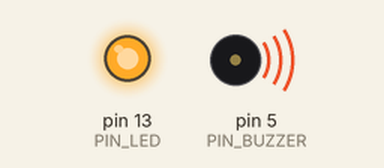
A sketch run on a simulated Arduino Uno, built with avr-gcc and run on an emulated ATmega328P. On the bench: output pins drawn as LEDs (lit = HIGH), buzzer (waves = sounding).

Above: at 0.1 s.
At 5.3 s:
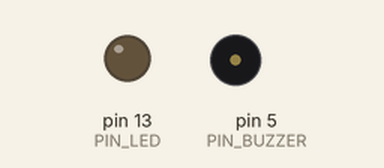
Timing chart, 0 to 6.8 s (numbered marks = the images above):
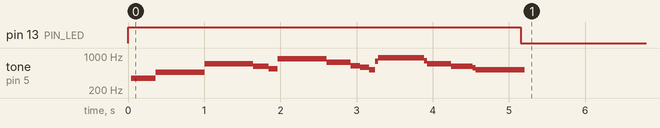

The sketch:

_7.2.2_StarWars.ino
```cpp
#define  c3    7634
#define  d3    6803
#define  e3    6061
#define  f3    5714
#define  g3    5102
#define  a3    4545
#define  b3    4049
#define  c4    3816    // 261 Hz
#define  d4    3401    // 294 Hz
#define  e4    3030    // 329 Hz
#define  f4    2865    // 349 Hz
#define  g4    2551    // 392 Hz
#define  a4    2272    // 440 Hz
#define  a4s   2146
#define  b4    2028    // 493 Hz
#define  c5    1912    // 523 Hz
#define  d5    1706
#define  d5s   1608
#define  e5    1517    // 659 Hz
#define  f5    1433    // 698 Hz
#define  g5    1276
#define  a5    1136
#define  a5s   1073
#define  b5    1012
#define  c6    955

#define  R     0      // Define a special note, ‘R’, to represent a rest

int melodia[] = {  f4,  f4, f4,  a4s,   f5,  d5s,  d5,  c5, a5s, f5, d5s,  d5,  c5, a5s, f5, d5s, d5, d5s,   c5};
int beats2[]  = {  21,  21, 21,  128,  128,   21,  21,  21, 128, 64,  21,  21,  21, 128, 64,  21, 21,  21, 128 };

int MAX_COUNT = sizeof(melodia) / 2;

long tempo = 5000;
int pause = 500;

int rest_count = 20;


#define PIN_BUZZER  5
#define PIN_LED 13

void setup() {
  pinMode(PIN_BUZZER, OUTPUT);
  pinMode(PIN_LED, OUTPUT);

  MAX_COUNT = sizeof(melodia) / 2;
  for (int i = 0; i < MAX_COUNT; i++) {
    playTone(beats2[i],melodia[i]);
    delayMicroseconds(pause);
  }

}

void loop() {
}

void playTone(int beat,int toneM) {

  long duration = beat * tempo;

  long elapsed_time = 0;

  if (toneM > 0) {
    digitalWrite(PIN_LED,HIGH);

    while (elapsed_time < duration) {
      digitalWrite(PIN_BUZZER,HIGH);
      delayMicroseconds(toneM / 2);
      digitalWrite(PIN_BUZZER, LOW);
      delayMicroseconds(toneM / 2);
      elapsed_time += (toneM);
    }

    digitalWrite(PIN_LED,LOW);

  } else {
    for (int j = 0; j < rest_count; j++) {
       delayMicroseconds(duration);
    }
  }

}
```

Measured:
- by itself, tone on pin 5 (PIN_BUZZER): plays 348 Hz for 0.32 s, 464 Hz for 0.64 s, 694 Hz for 0.64 s, 616 Hz for 0.20 s, 541 Hz for 0.12 s, 883 Hz for 0.64 s … (17 notes in this stretch)
